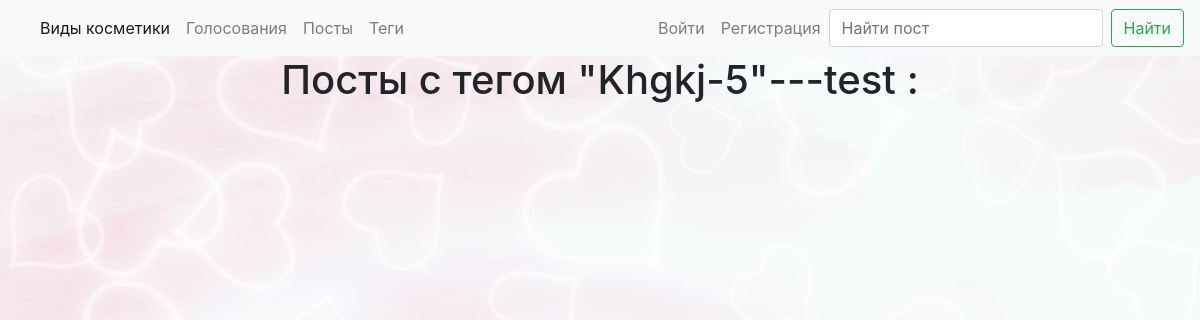
/posts/tag/khgkj-5, run on an earlier commit of the app's database.
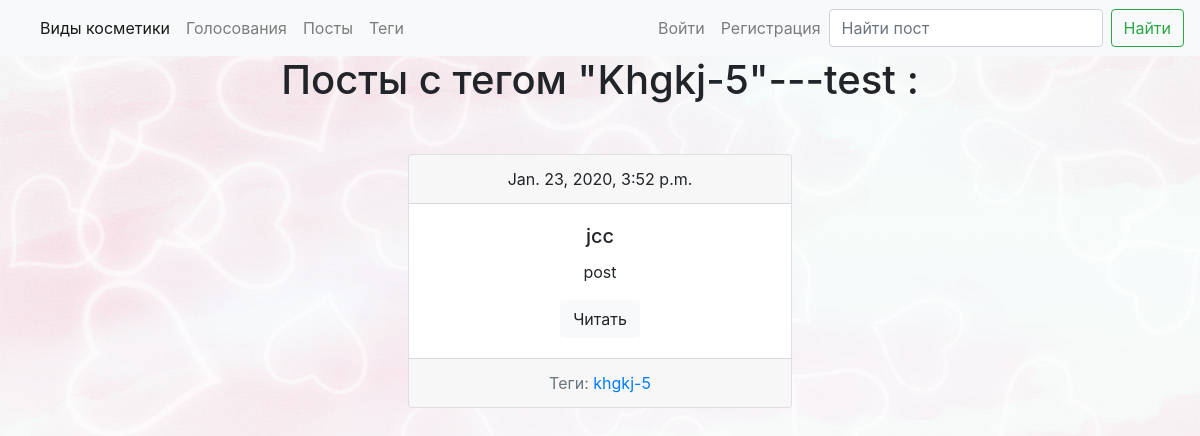
And on a later commit of the database.
### postapp/models.py (models this page shows, shortened)
class Tag(models.Model):
    title = models.CharField(max_length=50)
    slug = models.SlugField(max_length=50, unique=True)
    user = models.ForeignKey(User, on_delete=models.CASCADE, default=1)
    def get_absolute_url(self):
        return reverse('postapp:tag_detail', kwargs={'slug': self.slug})
    class Meta:
        ordering = ['title']

class Post(models.Model):
    title = models.CharField(max_length=150, db_index=True)
    slug = models.SlugField(max_length=150,unique=True)
    body = models.TextField(blank=True, db_index=True)
    date_pub = models.DateTimeField(auto_now_add=True)
    tags = models.ManyToManyField('Tag', blank=True, related_name='posts')
    user = models.ForeignKey(User, on_delete=models.CASCADE, default=1)
    def get_absolute_url(self):
        return reverse('postapp:post_detail', kwargs={'slug': self.slug})
    class Meta:
        ordering = ['-date_pub']

### postapp/views.py (the view)
# urls.py: path('tag/<str:slug>', views.TagDetail.as_view(), name='tag_detail'),
class TagDetail(generic.DetailView):
    model = Tag
    template_name = 'postapp/tag_detail.html'

### postapp/templates/postapp/tag_detail.html (shortened to what this page needs)
{% extends 'base.html' %}
{% block content %}
    <h1 class="mb-5" style="text-align: center;">Посты с тегом "{{tag.title|title}}"---{{tag.user}} :</h1>
    {% for post in tag.posts.all %}
        {% include 'postapp/includes/post_card.html' %}
    {% endfor %}
{% endblock %}

### make_up_site/templates/base.html (shortened to what this page needs)
<!DOCTYPE html>
{% load static %}
<html lang="en">
<head>
  <link rel="stylesheet" href="{% static 'css/base.css' %}">
  <link rel="stylesheet" href="https://stackpath.bootstrapcdn.com/bootstrap/4.3.1/css/bootstrap.min.css">
</head>
<nav class="navbar navbar-expand-lg navbar-light bg-light">
  <div class="collapse navbar-collapse" id="navbarSupportedContent">
    <ul class="navbar-nav mr-auto">
      <li class="nav-item active">
        <a class="nav-link" href="{% url 'makeup:types' %}">Виды косметики<span class="sr-only">(current)</span></a>
      </li>
      <li class="nav-item">
        <a class="nav-link" href="{% url 'makeup:polls' %}">Голосования</a>
      </li>
      <li class="nav-item">
        <a class="nav-link" href="{% url 'postapp:posts_list' %}">Посты</a>
      </li>
      <li class="nav-item">
        <a class="nav-link" href="{% url 'postapp:tags_list' %}">Теги</a>
      </li>
    </ul>
  </div>
  <ul class="navbar-nav mr-auto">
    {% if user.is_authenticated %}
      <li class="nav-item"><a class="nav-link" href=" {% url 'makeup:logout' %}">Выйти  {{user.username}} </a></li>
    {% else %}
      <li class="nav-item"><a class="nav-link" href=" {% url 'makeup:login' %}">Войти</a></li>
      <li class="nav-item"><a class="nav-link" href=" {% url 'makeup:register' %}">Регистрация</a></li>
    {% endif %}
  </ul>
  <form class="form-inline my-2 my-lg-0" action="{% url 'postapp:posts_list' %}">
    <input class="form-control mr-sm-2" type="search" placeholder="Найти пост" aria-label="Найти" name="search" id="search_holder1">
    <button class="btn btn-outline-success my-2 my-sm-0" type="submit">Найти</button>
  </form>
</nav>
<body>
{% block content %}
{% endblock content %}
</body>
</html>

### postapp/templates/postapp/includes/post_card.html
<div class="card" style="width: 24rem; text-align: center; margin-left: auto; margin-right: auto; margin-top: 50px; margin-bottom: 50px;">
    <div class="card-header">
        {{ post.date_pub }}
    </div>
    <div class="card-body">
        <h5 class="card-title">{{ post.title }}</h5>
        <p class="card-text">{{post.body|truncatewords:15}}</p>
        <a href="{{ post.get_absolute_url }}" class="btn btn-light">Читать</a>
    </div>
    <div class="card-footer text-muted">
        Теги:
        {% for tag in post.tags.all %}
            <a href="{{tag.get_absolute_url}}">{{tag.title}}</a>
        {% endfor %}
    </div>
</div>

### make_up_site/static/css/base.css (style rules this page uses)
body { background-image:url('/static/media/fon.jpg'); background-repeat:no-repeat; background-attachment:fixed; }

What changed in the data, as far as the page shows it:
added Post: date_pub "Jan. 23, 2020, 3:52 p.m.", title "jcc", body "post", Tag (title "khgkj-5")
